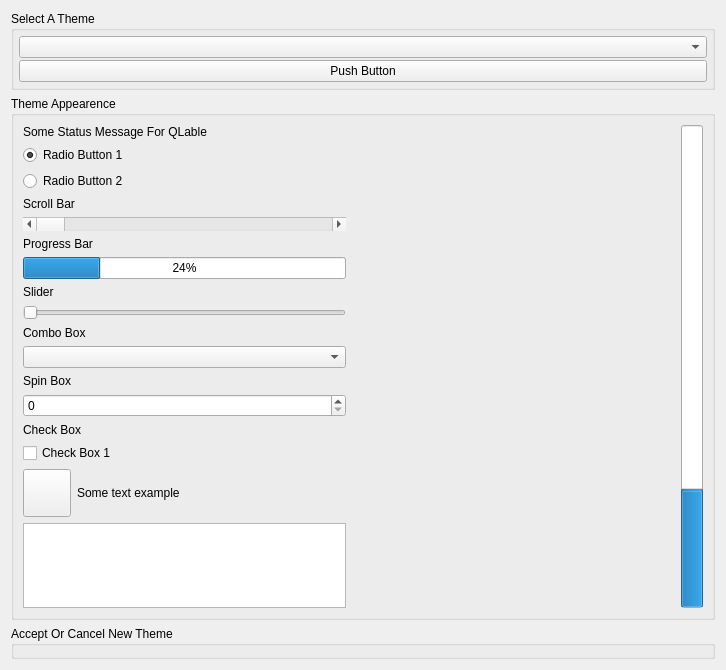
<?xml version="1.0" encoding="UTF-8"?>
<ui version="4.0">
 <class>ThemeWidgetClass</class>
 <widget class="QWidget" name="ThemeWidgetClass">
  <property name="geometry">
   <rect>
    <x>0</x>
    <y>0</y>
    <width>726</width>
    <height>670</height>
   </rect>
  </property>
  <property name="sizePolicy">
   <sizepolicy hsizetype="Expanding" vsizetype="Expanding">
    <horstretch>0</horstretch>
    <verstretch>0</verstretch>
   </sizepolicy>
  </property>
  <property name="windowTitle">
   <string>Form</string>
  </property>
  <layout class="QVBoxLayout" name="verticalLayout_3">
   <item>
    <widget class="QGroupBox" name="m_SelectThemeGroupBox">
     <property name="sizePolicy">
      <sizepolicy hsizetype="Expanding" vsizetype="Minimum">
       <horstretch>0</horstretch>
       <verstretch>0</verstretch>
      </sizepolicy>
     </property>
     <property name="maximumSize">
      <size>
       <width>16777215</width>
       <height>200</height>
      </size>
     </property>
     <property name="title">
      <string>Select A Theme</string>
     </property>
     <property name="flat">
      <bool>false</bool>
     </property>
     <layout class="QVBoxLayout" name="verticalLayout_4">
      <property name="spacing">
       <number>2</number>
      </property>
      <property name="leftMargin">
       <number>5</number>
      </property>
      <property name="topMargin">
       <number>5</number>
      </property>
      <property name="rightMargin">
       <number>5</number>
      </property>
      <property name="bottomMargin">
       <number>5</number>
      </property>
      <item>
       <widget class="VxComboBox" name="m_ThemeComboBox">
        <property name="sizePolicy">
         <sizepolicy hsizetype="Preferred" vsizetype="Fixed">
          <horstretch>0</horstretch>
          <verstretch>0</verstretch>
         </sizepolicy>
        </property>
        <property name="autoFillBackground">
         <bool>true</bool>
        </property>
        <property name="frame">
         <bool>true</bool>
        </property>
       </widget>
      </item>
      <item>
       <widget class="QPushButton" name="m_ExampleButton">
        <property name="text">
         <string>Push Button</string>
        </property>
       </widget>
      </item>
     </layout>
    </widget>
   </item>
   <item>
    <widget class="QGroupBox" name="m_ThemeGroupBox">
     <property name="sizePolicy">
      <sizepolicy hsizetype="Expanding" vsizetype="Expanding">
       <horstretch>0</horstretch>
       <verstretch>0</verstretch>
      </sizepolicy>
     </property>
     <property name="minimumSize">
      <size>
       <width>0</width>
       <height>0</height>
      </size>
     </property>
     <property name="title">
      <string>Theme Appearence</string>
     </property>
     <layout class="QHBoxLayout" name="horizontalLayout_3">
      <item>
       <layout class="QVBoxLayout" name="verticalLayout">
        <item>
         <widget class="QLabel" name="m_StatusLabel">
          <property name="text">
           <string notr="true">Some Status Message For QLable</string>
          </property>
         </widget>
        </item>
        <item>
         <widget class="QRadioButton" name="radioButton">
          <property name="text">
           <string>Radio Button 1</string>
          </property>
          <property name="checked">
           <bool>true</bool>
          </property>
         </widget>
        </item>
        <item>
         <widget class="QRadioButton" name="radioButton_2">
          <property name="text">
           <string>Radio Button 2</string>
          </property>
         </widget>
        </item>
        <item>
         <widget class="QLabel" name="label">
          <property name="text">
           <string>Scroll Bar</string>
          </property>
         </widget>
        </item>
        <item>
         <widget class="QScrollBar" name="m_ExampleScrollBar">
          <property name="orientation">
           <enum>Qt::Horizontal</enum>
          </property>
         </widget>
        </item>
        <item>
         <widget class="QLabel" name="label_2">
          <property name="text">
           <string>Progress Bar</string>
          </property>
         </widget>
        </item>
        <item>
         <widget class="QProgressBar" name="m_ExampleProgressBar">
          <property name="value">
           <number>24</number>
          </property>
         </widget>
        </item>
        <item>
         <widget class="QLabel" name="label_6">
          <property name="text">
           <string>Slider</string>
          </property>
         </widget>
        </item>
        <item>
         <widget class="QSlider" name="horizontalSlider">
          <property name="orientation">
           <enum>Qt::Horizontal</enum>
          </property>
         </widget>
        </item>
        <item>
         <widget class="QLabel" name="label_3">
          <property name="text">
           <string>Combo Box</string>
          </property>
         </widget>
        </item>
        <item>
         <widget class="QComboBox" name="m_ExampleComboBox"/>
        </item>
        <item>
         <widget class="QLabel" name="label_4">
          <property name="text">
           <string>Spin Box</string>
          </property>
         </widget>
        </item>
        <item>
         <widget class="QSpinBox" name="spinBox"/>
        </item>
        <item>
         <widget class="QLabel" name="label_5">
          <property name="text">
           <string>Check Box</string>
          </property>
         </widget>
        </item>
        <item>
         <widget class="QCheckBox" name="m_ExampleCheckBox">
          <property name="sizePolicy">
           <sizepolicy hsizetype="Minimum" vsizetype="Preferred">
            <horstretch>0</horstretch>
            <verstretch>0</verstretch>
           </sizepolicy>
          </property>
          <property name="text">
           <string>Check Box 1</string>
          </property>
         </widget>
        </item>
        <item>
         <layout class="QHBoxLayout" name="horizontalLayout">
          <item>
           <widget class="VxPushButton" name="m_ThemeExampleButton">
            <property name="minimumSize">
             <size>
              <width>48</width>
              <height>48</height>
             </size>
            </property>
            <property name="maximumSize">
             <size>
              <width>48</width>
              <height>48</height>
             </size>
            </property>
            <property name="text">
             <string/>
            </property>
            <property name="iconSize">
             <size>
              <width>48</width>
              <height>48</height>
             </size>
            </property>
           </widget>
          </item>
          <item>
           <widget class="VxLabel" name="m_ExampleTextLabel">
            <property name="styleSheet">
             <string notr="true"/>
            </property>
            <property name="text">
             <string>Some text example</string>
            </property>
           </widget>
          </item>
         </layout>
        </item>
        <item>
         <widget class="VxPlainTextEdit" name="m_PlainTextEdit"/>
        </item>
       </layout>
      </item>
      <item>
       <widget class="QWidget" name="m_UpDirWidget" native="true">
        <property name="sizePolicy">
         <sizepolicy hsizetype="Expanding" vsizetype="Expanding">
          <horstretch>0</horstretch>
          <verstretch>0</verstretch>
         </sizepolicy>
        </property>
        <layout class="QHBoxLayout" name="horizontalLayout_2">
         <property name="leftMargin">
          <number>5</number>
         </property>
         <property name="topMargin">
          <number>5</number>
         </property>
         <property name="rightMargin">
          <number>5</number>
         </property>
         <property name="bottomMargin">
          <number>5</number>
         </property>
        </layout>
       </widget>
      </item>
      <item>
       <widget class="QProgressBar" name="m_VertProgressBar">
        <property name="sizePolicy">
         <sizepolicy hsizetype="Minimum" vsizetype="Expanding">
          <horstretch>0</horstretch>
          <verstretch>0</verstretch>
         </sizepolicy>
        </property>
        <property name="value">
         <number>24</number>
        </property>
        <property name="orientation">
         <enum>Qt::Vertical</enum>
        </property>
       </widget>
      </item>
     </layout>
    </widget>
   </item>
   <item>
    <widget class="QGroupBox" name="m_AcceptGroupBox">
     <property name="sizePolicy">
      <sizepolicy hsizetype="Expanding" vsizetype="Minimum">
       <horstretch>0</horstretch>
       <verstretch>0</verstretch>
      </sizepolicy>
     </property>
     <property name="title">
      <string>Accept Or Cancel New Theme</string>
     </property>
     <layout class="QVBoxLayout" name="verticalLayout_2">
      <property name="spacing">
       <number>5</number>
      </property>
      <property name="leftMargin">
       <number>5</number>
      </property>
      <property name="topMargin">
       <number>5</number>
      </property>
      <property name="rightMargin">
       <number>5</number>
      </property>
      <property name="bottomMargin">
       <number>5</number>
      </property>
      <item>
       <widget class="AcceptCancelWidget" name="m_AcceptCancelFrame">
        <property name="frameShape">
         <enum>QFrame::NoFrame</enum>
        </property>
        <property name="frameShadow">
         <enum>QFrame::Plain</enum>
        </property>
       </widget>
      </item>
     </layout>
    </widget>
   </item>
  </layout>
 </widget>
 <customwidgets>
  <customwidget>
   <class>VxPushButton</class>
   <extends>QPushButton</extends>
   <header location="global">VxPushButton.h</header>
  </customwidget>
  <customwidget>
   <class>VxLabel</class>
   <extends>QLabel</extends>
   <header>VxLabel.h</header>
  </customwidget>
  <customwidget>
   <class>AcceptCancelWidget</class>
   <extends>QFrame</extends>
   <header>AcceptCancelWidget.h</header>
   <container>1</container>
  </customwidget>
  <customwidget>
   <class>VxComboBox</class>
   <extends>QComboBox</extends>
   <header>VxComboBox.h</header>
  </customwidget>
  <customwidget>
   <class>VxPlainTextEdit</class>
   <extends>QPlainTextEdit</extends>
   <header>VxPlainTextEdit.h</header>
  </customwidget>
 </customwidgets>
 <resources/>
 <connections/>
</ui>
